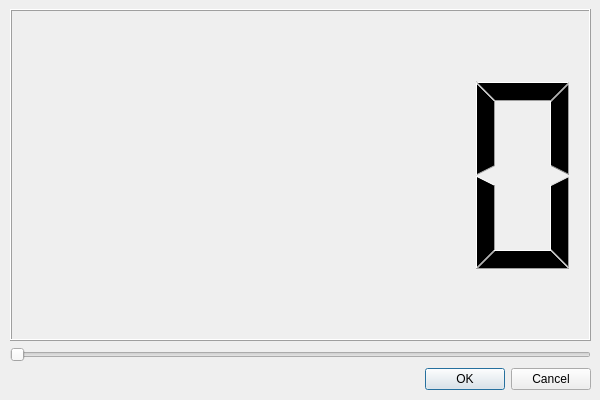
<?xml version="1.0" encoding="UTF-8"?>
<ui version="4.0">
 <class>Widget</class>
 <widget class="QWidget" name="Widget">
  <property name="geometry">
   <rect>
    <x>0</x>
    <y>0</y>
    <width>600</width>
    <height>400</height>
   </rect>
  </property>
  <property name="windowTitle">
   <string>Widget</string>
  </property>
  <widget class="QWidget" name="verticalLayoutWidget">
   <property name="geometry">
    <rect>
     <x>10</x>
     <y>9</y>
     <width>581</width>
     <height>381</height>
    </rect>
   </property>
   <layout class="QVBoxLayout" name="verticalLayout">
    <item>
     <widget class="QLCDNumber" name="lcdNumber"/>
    </item>
    <item>
     <widget class="QSlider" name="horizontalSlider">
      <property name="orientation">
       <enum>Qt::Horizontal</enum>
      </property>
     </widget>
    </item>
    <item>
     <widget class="QDialogButtonBox" name="buttonBox">
      <property name="standardButtons">
       <set>QDialogButtonBox::Cancel|QDialogButtonBox::Ok</set>
      </property>
     </widget>
    </item>
   </layout>
  </widget>
 </widget>
 <resources/>
 <connections>
  <connection>
   <sender>horizontalSlider</sender>
   <signal>valueChanged(int)</signal>
   <receiver>lcdNumber</receiver>
   <slot>display(int)</slot>
   <hints>
    <hint type="sourcelabel">
     <x>300</x>
     <y>330</y>
    </hint>
    <hint type="destinationlabel">
     <x>300</x>
     <y>158</y>
    </hint>
   </hints>
  </connection>
 </connections>
</ui>
